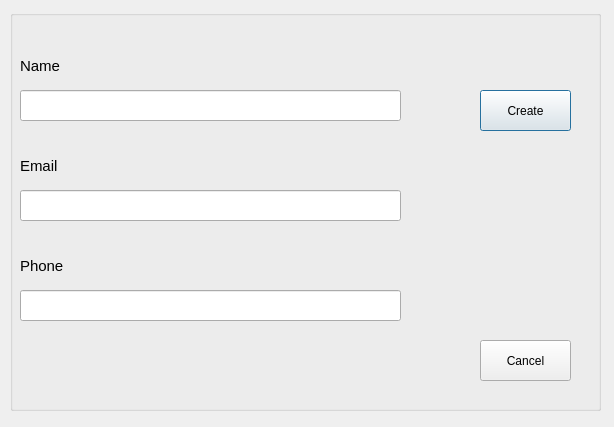
<?xml version="1.0" encoding="UTF-8"?>
<ui version="4.0">
 <class>CreateWindow</class>
 <widget class="QDialog" name="CreateWindow">
  <property name="geometry">
   <rect>
    <x>0</x>
    <y>0</y>
    <width>614</width>
    <height>427</height>
   </rect>
  </property>
  <property name="windowTitle">
   <string>CreateAddress</string>
  </property>
  <widget class="QGroupBox" name="create_group_box">
   <property name="geometry">
    <rect>
     <x>10</x>
     <y>10</y>
     <width>591</width>
     <height>401</height>
    </rect>
   </property>
   <property name="title">
    <string/>
   </property>
   <widget class="QLineEdit" name="create_name_line_label">
    <property name="geometry">
     <rect>
      <x>10</x>
      <y>80</y>
      <width>381</width>
      <height>31</height>
     </rect>
    </property>
   </widget>
   <widget class="QLabel" name="create_name_label">
    <property name="geometry">
     <rect>
      <x>10</x>
      <y>40</y>
      <width>261</width>
      <height>31</height>
     </rect>
    </property>
    <property name="font">
     <font>
      <pointsize>11</pointsize>
     </font>
    </property>
    <property name="text">
     <string>Name</string>
    </property>
   </widget>
   <widget class="QLabel" name="create_email_label">
    <property name="geometry">
     <rect>
      <x>10</x>
      <y>140</y>
      <width>261</width>
      <height>31</height>
     </rect>
    </property>
    <property name="font">
     <font>
      <pointsize>11</pointsize>
     </font>
    </property>
    <property name="text">
     <string>Email</string>
    </property>
   </widget>
   <widget class="QPushButton" name="create_create_push_button">
    <property name="geometry">
     <rect>
      <x>470</x>
      <y>80</y>
      <width>91</width>
      <height>41</height>
     </rect>
    </property>
    <property name="text">
     <string>Create</string>
    </property>
   </widget>
   <widget class="QPushButton" name="create_cancel_push_button">
    <property name="geometry">
     <rect>
      <x>470</x>
      <y>330</y>
      <width>91</width>
      <height>41</height>
     </rect>
    </property>
    <property name="text">
     <string>Cancel</string>
    </property>
   </widget>
   <widget class="QLineEdit" name="create_email_line_label">
    <property name="geometry">
     <rect>
      <x>10</x>
      <y>180</y>
      <width>381</width>
      <height>31</height>
     </rect>
    </property>
   </widget>
   <widget class="QLabel" name="create_phone_label">
    <property name="geometry">
     <rect>
      <x>10</x>
      <y>240</y>
      <width>261</width>
      <height>31</height>
     </rect>
    </property>
    <property name="font">
     <font>
      <pointsize>11</pointsize>
     </font>
    </property>
    <property name="text">
     <string>Phone</string>
    </property>
   </widget>
   <widget class="QLineEdit" name="create_phone_line_label">
    <property name="geometry">
     <rect>
      <x>10</x>
      <y>280</y>
      <width>381</width>
      <height>31</height>
     </rect>
    </property>
   </widget>
  </widget>
 </widget>
 <resources/>
 <connections/>
</ui>
